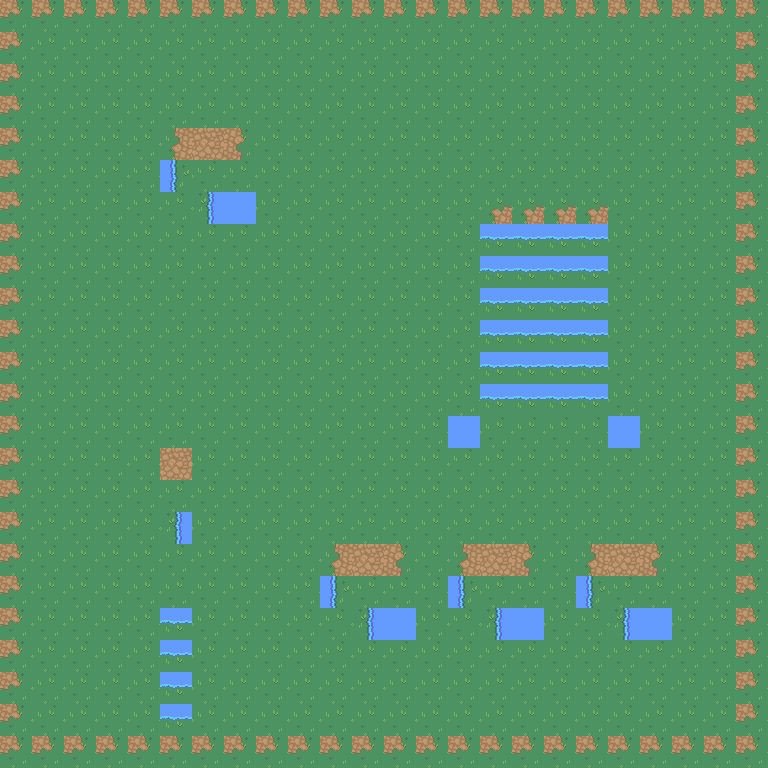

This is a level from a 2D game, rendered from its Tiled map with the project's own tilesets. A one-line summary and the complete map file follow:
An orthogonal 24x24 tile map with 32x32 px tiles, 2 tile layers (Tile Layer 1, Tile Layer 2).

<map version="1.5" tiledversion="1.7.2" orientation="orthogonal" renderorder="right-down" width="24" height="24" tilewidth="32" tileheight="32" infinite="0" nextlayerid="3" nextobjectid="1">
 <tileset firstgid="1" source="Nature Tileset.tsx" />
 <layer id="1" name="Tile Layer 1" width="24" height="24">
  <data encoding="csv">
152,152,152,152,152,152,152,152,152,152,152,152,152,152,152,152,152,152,152,152,152,152,152,152,
152,66,67,67,67,67,67,67,67,67,67,67,67,67,67,67,67,67,67,67,67,67,68,152,
152,86,82,82,82,82,82,82,82,82,82,82,82,82,82,82,82,82,82,82,82,82,88,152,
152,86,82,82,82,82,82,82,82,82,82,82,82,82,82,82,82,82,82,82,82,82,88,152,
152,86,82,82,82,82,82,82,82,82,82,82,82,82,82,82,82,82,82,82,82,82,88,152,
152,86,82,82,82,82,82,82,82,82,82,82,82,82,82,82,82,82,82,82,82,82,88,152,
152,86,82,82,82,82,82,82,82,82,82,82,82,82,82,82,82,82,82,82,82,82,88,152,
152,86,82,82,82,82,82,82,82,82,82,82,82,82,82,82,82,82,82,82,82,82,88,152,
152,86,82,82,82,82,82,82,82,82,82,82,82,82,82,82,82,82,82,82,82,82,88,152,
152,86,82,82,82,82,82,82,82,82,82,82,82,82,82,82,82,82,82,82,82,82,88,152,
152,86,82,82,82,82,82,82,82,82,82,82,82,82,82,82,82,82,82,82,82,82,88,152,
152,86,82,82,82,82,82,82,82,82,82,82,82,82,82,82,82,82,82,82,82,82,88,152,
152,86,82,82,82,82,82,82,82,82,82,82,82,82,82,82,82,82,82,82,82,82,88,152,
152,86,82,82,82,82,82,82,82,82,82,82,82,82,82,82,82,82,82,82,82,82,88,152,
152,86,82,82,82,82,82,82,82,82,82,82,82,82,82,82,82,82,82,82,82,82,88,152,
152,86,82,82,82,82,82,82,82,82,82,82,82,82,82,82,82,82,82,82,82,82,88,152,
152,86,82,82,82,82,82,82,82,82,82,82,82,82,82,82,82,82,82,82,82,82,88,152,
152,86,82,82,82,82,82,82,82,82,82,82,82,82,82,82,82,82,82,82,82,82,88,152,
152,86,82,82,82,82,82,82,82,82,82,82,82,82,82,82,82,82,82,82,82,82,88,152,
152,86,82,82,82,82,82,82,82,82,82,82,82,82,82,82,82,82,82,82,82,82,88,152,
152,86,82,82,82,82,82,82,82,82,82,82,82,82,82,82,82,82,82,82,82,82,88,152,
152,86,82,82,82,82,82,82,82,82,82,82,82,82,82,82,82,82,82,82,82,82,88,152,
152,106,107,107,107,107,107,107,107,107,107,107,107,107,107,107,107,107,107,107,107,107,108,152,
152,152,152,152,152,152,152,152,152,152,152,152,152,152,152,152,152,152,152,152,152,152,152,152
</data>
 </layer>
 <layer id="2" name="Tile Layer 2" width="24" height="24">
  <data encoding="csv">
0,0,0,0,0,0,0,0,0,0,0,0,0,0,0,0,0,0,0,0,0,0,0,0,
0,0,0,0,0,0,0,0,0,0,0,0,0,0,0,0,0,0,0,0,0,0,0,0,
0,0,0,0,0,0,0,0,0,0,0,0,0,0,0,0,0,0,0,0,0,0,0,0,
0,0,0,0,0,0,0,0,0,0,0,0,0,0,0,0,0,0,0,0,0,0,0,0,
0,0,0,0,0,126,127,128,0,0,0,0,0,0,0,0,0,0,0,0,0,0,0,0,
0,0,0,0,0,146,147,148,0,0,0,0,0,0,0,0,0,0,0,0,0,0,0,0,
0,0,0,0,0,166,167,168,0,0,0,0,0,0,124,102,102,102,102,125,0,0,0,0,
0,0,0,0,0,0,0,0,0,0,0,0,0,0,83,43,43,43,43,81,0,0,0,0,
0,0,0,0,0,0,0,0,0,0,0,0,0,0,83,43,43,43,43,81,142,0,0,0,
0,0,0,0,0,0,0,0,0,0,0,0,0,0,83,43,43,43,43,81,142,0,0,0,
0,0,0,0,0,0,0,0,0,0,0,0,0,0,83,43,43,43,43,81,0,0,0,0,
0,0,0,0,0,0,0,0,0,0,0,79,80,0,83,43,43,43,43,81,0,0,0,0,
0,0,0,0,0,0,0,0,0,0,0,99,100,0,83,43,43,43,43,81,0,0,0,0,
0,0,0,0,0,0,0,0,0,0,0,0,0,142,144,62,62,62,62,145,0,0,0,0,
0,0,0,0,0,127,0,0,0,0,0,0,0,0,0,0,0,0,0,0,0,0,0,0,
0,0,0,69,107,147,107,70,0,0,0,0,0,0,0,0,0,0,0,0,0,0,0,0,
0,0,0,88,66,167,68,86,0,0,0,0,0,0,0,0,0,0,0,0,0,0,0,0,
0,0,0,88,86,87,88,86,0,0,126,127,128,0,126,127,128,0,126,127,128,0,0,0,
0,0,0,88,106,107,108,86,0,0,146,147,148,0,146,147,148,0,146,147,148,0,0,0,
0,0,0,89,68,42,66,90,0,0,166,167,168,0,166,167,168,0,166,167,168,0,0,0,
0,0,0,0,88,42,86,0,0,0,0,0,0,0,0,0,0,0,0,0,0,0,0,0,
0,0,0,0,88,42,86,0,0,0,0,0,0,0,0,0,0,0,0,0,0,0,0,0,
0,0,0,0,108,42,106,0,0,0,0,0,0,0,0,0,0,0,0,0,0,0,0,0,
0,0,0,0,0,0,0,0,0,0,0,0,0,0,0,0,0,0,0,0,0,0,0,0
</data>
 </layer>
</map>
